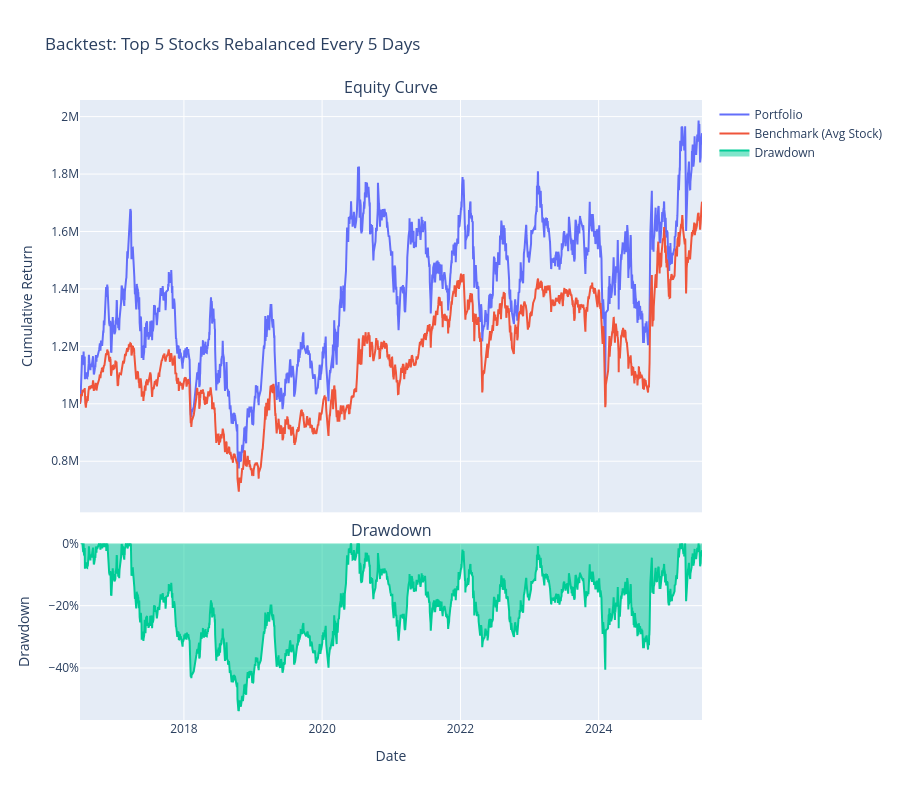

The notebook cell saved with this chart:
### Markdown cell above
基金持仓的年报数据最早从2016年7月1日开始。鉴于此，回测区间为2016年7月1日到2025年6月30日
交易日收盘时选股，需要次交易日以复权收盘价执行买入。每5个交易日以复权收盘价卖出调整一次持仓，收盘时按照复权收盘价买入，进行下一个循环
为了回测简便，交易无手续费。如果要加，则要结合调仓千一手续费。
The annual report data of fund positions starts from July 1, 2016. In view of this, the backtest period is set from July 1, 2016 to June 30, 2025.
Stock selection is conducted at the close of each trading day, and purchases are executed at the adjusted closing price on the next trading day. Positions are sold and rebalanced at the adjusted closing price every 5 trading days, followed by purchasing at the adjusted closing price.
For simplicity of backtesting, **no transaction fees are applied.** If fees are to be included, we'll add a 0.1% commission.(过户费、佣金、印花税)

### Code cell
import pandas as pd
import numpy as np
import warnings
from util import *

warnings.filterwarnings("ignore")

# ----------------------------
# User‑configurable parameters
# ----------------------------
INITIAL_CASH = 1_000_000        # initial capital
START_DATE = '2016-07-01'       # backtest start date (inclusive)
END_DATE   = '2025-06-30'       # backtest end date (inclusive)
REBALANCE_FREQ = 5             # rebalance every N calendar days (using available selection dates)
TOP_N = 5                       # number of top‑ranked stocks to hold each rebalance

PRICE_FILE = 'data/eod_prices.parquet'   # path to price file
SELECTION_FILE = 'records/mv_selection_v1.parquet'  # path to selection file

# ----------------------------
# Load and prepare data
# ----------------------------
print("Loading data...")
price_df = load_and_preprocess_price(PRICE_FILE)
selection_df = load_selection(SELECTION_FILE)

# Create pivot table: rows = dates, columns = stocks, values = adjusted_close
price_pivot = price_df.pivot(index='trade_date', columns='stock_code', values='adjusted_close')
price_pivot = price_pivot.sort_index()
# Ensure index is datetime (fix for categorical index)
price_pivot.index = pd.to_datetime(price_pivot.index)

# Filter by date range
price_pivot = price_pivot.loc[START_DATE:END_DATE]
selection_df = selection_df[(selection_df['trade_date'] >= START_DATE) &
                            (selection_df['trade_date'] <= END_DATE)]

# Get sorted unique selection dates (these are the only dates we consider for rebalancing)
selection_dates = sorted(selection_df['trade_date'].unique())
if not selection_dates:
    raise ValueError("No selection data available in the given date range.")

# Determine rebalance dates (every REBALANCE_FREQ-th date in the selection_dates list)
rebalance_dates = selection_dates[::REBALANCE_FREQ]
print(f"Number of rebalance dates: {len(rebalance_dates)}")

# Generate the full timeline (all trading days in the pivot index)
all_dates = price_pivot.index.tolist()
# Ensure we start from the first rebalance date (before that we have no positions)
first_rebalance = rebalance_dates[0]
timeline = [d for d in all_dates if d >= first_rebalance]

# ----------------------------
# Backtest loop
# ----------------------------
cash = INITIAL_CASH
holdings = {}  # stock_code -> shares
portfolio_values = []
benchmark_cumulative = None

# Pre‑compute benchmark returns (daily equal‑weighted average)
benchmark_daily, benchmark_cum = compute_benchmark_returns(price_pivot, START_DATE, END_DATE)

# For each day in timeline
for date in timeline:
    # Get today's prices for all stocks (if missing, price will be NaN)
    today_prices = price_pivot.loc[date]

    # --- Rebalance if today is a rebalance date ---
    if date in rebalance_dates:
        # 1. Sell all current holdings
        for stock, shares in holdings.items():
            price = today_prices.get(stock, np.nan)
            if pd.notna(price):
                cash += shares * price
            # If price is missing, we assume the stock is worthless (sell for 0)
        holdings = {}

        # 2. Get selected stocks for today
        selected = get_top_n_selection(selection_df, date, TOP_N)

        # 3. Buy new holdings equally
        if selected:
            # Filter stocks that have a valid price today
            valid_stocks = [s for s in selected if pd.notna(today_prices.get(s, np.nan))]
            if valid_stocks:
                amount_per_stock = cash / len(valid_stocks)
                for stock in valid_stocks:
                    price = today_prices[stock]
                    shares = amount_per_stock / price
                    holdings[stock] = shares
                cash = 0.0  # all cash invested
            else:
                # No valid stocks – keep cash
                pass

    # --- Calculate total portfolio value today ---
    portfolio_value = cash
    for stock, shares in holdings.items():
        price = today_prices.get(stock, np.nan)
        if pd.notna(price):
            portfolio_value += shares * price
        # If price is missing, the position contributes 0
    portfolio_values.append(portfolio_value)

# ----------------------------
# Prepare results
# ----------------------------
portfolio_series = pd.Series(portfolio_values, index=timeline, name='Portfolio')

benchmark_series = benchmark_cum.reindex(timeline, method='ffill').fillna(1.0)
benchmark_funds = INITIAL_CASH * benchmark_series

portfolio_returns = portfolio_series.pct_change().dropna()

metrics = compute_metrics(portfolio_returns, rf=0, periods_per_year=252)
print("\n--- Performance Metrics ---")
for k, v in metrics.items():
    print(f"{k}: {v:.4f}" if isinstance(v, float) else f"{k}: {v}")

plot_results(portfolio_series, benchmark_funds, timeline,
             title='Backtest: Top {} Stocks Rebalanced Every {} Days'.format(TOP_N, REBALANCE_FREQ))

### Figure 1 — Plotly figure (JSON) as saved in the notebook; plotly's stock layout.template omitted (floating-point values rounded to 4 significant figures; data arrays with more than 128 entries replaced by an {"elided": "..."} marker saying what was removed)
{"data": [{"mode": "lines", "name": "Portfolio", "type": "scatter", "x": {"elided": "2184 str values"}, "xaxis": "x", "y": {"elided": "2184 float values"}, "yaxis": "y"}, {"mode": "lines", "name": "Benchmark (Avg Stock)", "type": "scatter", "x": {"elided": "2184 str values"}, "xaxis": "x", "y": {"elided": "2184 float values"}, "yaxis": "y"}, {"fill": "tozeroy", "mode": "lines", "name": "Drawdown", "type": "scatter", "x": {"elided": "2183 str values"}, "xaxis": "x2", "y": {"elided": "2183 float values"}, "yaxis": "y2"}], "layout": {"annotations": [{"font": {"size": 16}, "showarrow": false, "text": "Equity Curve", "x": 0.5, "xanchor": "center", "xref": "paper", "y": 1.0, "yanchor": "bottom", "yref": "paper"}, {"font": {"size": 16}, "showarrow": false, "text": "Drawdown", "x": 0.5, "xanchor": "center", "xref": "paper", "y": 0.285, "yanchor": "bottom", "yref": "paper"}], "height": 800, "hovermode": "x unified", "showlegend": true, "title": {"text": "Backtest: Top 5 Stocks Rebalanced Every 5 Days"}, "xaxis": {"anchor": "y", "domain": [0, 1], "matches": "x2", "showticklabels": false}, "xaxis2": {"anchor": "y2", "domain": [0, 1], "title": {"text": "Date"}}, "yaxis": {"anchor": "x", "domain": [0.335, 1.0], "title": {"text": "Cumulative Return"}}, "yaxis2": {"anchor": "x2", "domain": [0, 0.285], "tickformat": ".0%", "title": {"text": "Drawdown"}}}}
